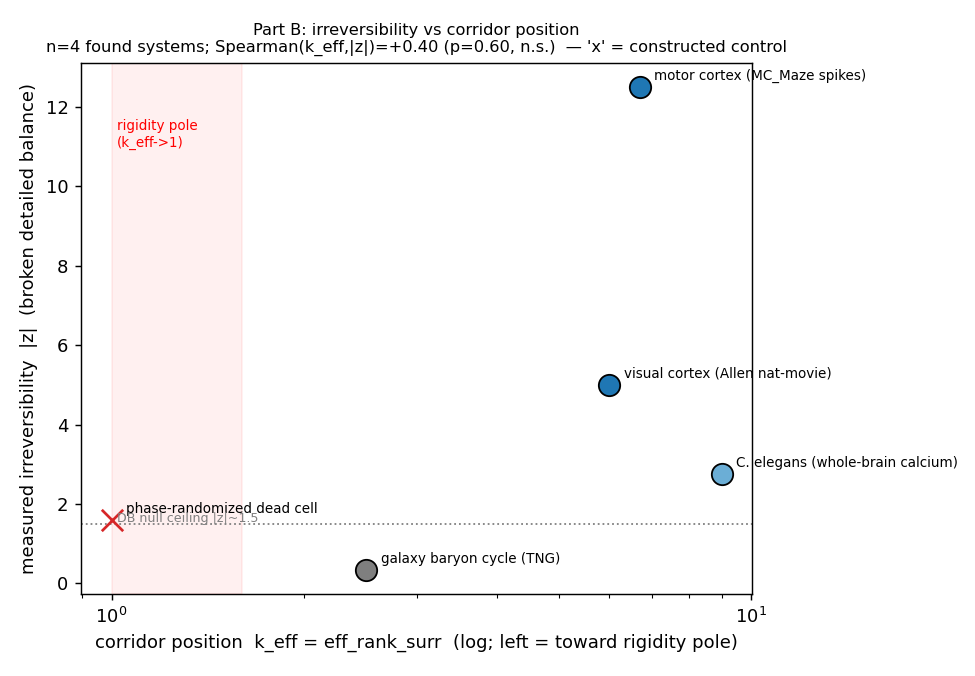

The Python source for this figure:
#!/usr/bin/env python3
"""
Corridor-ceiling Part B: measured irreversibility (detailed-balance |z|) vs corridor
position (k_eff), assembled from the keff_saturation catalog. The ceiling mechanism
predicts an OCCUPANCY EDGE: no coordinating substrate with high sigma near the rigidity
pole (k_eff -> 1, rho -> 1). n is small; real found systems only (the phase-randomized
"dead" cell is a CONSTRUCTED reversible control — plotted separately, not evidence).

All numbers traced to source JSONs in ../keff_saturation/. NO synthetic data.
Seed 20260710.
"""
import json, os
import numpy as np
from scipy import stats

HERE = os.path.dirname(os.path.abspath(__file__))
OUT = os.path.join(HERE, "results.json")

# corridor position: k_eff = eff_rank_surr (saturating coordinating rank).
# rho_proxy = 1/k_eff is the global-mode reading (higher = closer to rigidity pole).
# irreversibility: circulation |z| (the trustworthy estimator; winding where noted).
# Each row: (name, k_eff, |z|, class, found?, source)
CATALOG = [
    # --- real FOUND systems (both axes measured) ---
    ("motor cortex (MC_Maze spikes)", 6.7, 12.5, "coordinating", True,
     "axis_independence head_to_head motor_MCmaze: eff_rank_surr 6-7, circ|z| 12.0-12.7"),
    ("visual cortex (Allen nat-movie)", 6.0, 5.0, "coordinating", True,
     "axis_independence turbulent/head_to_head: eff_rank_surr 5-8, circ|z| 4.0-7.0"),
    ("C. elegans (whole-brain calcium)", 9.0, 2.75, "coordinating(weak est.)", True,
     "rho_g_readout: k_eff~9; slow-calcium DB |z|~2.75 (winding, weak estimator)"),
    ("galaxy baryon cycle (TNG)", 2.5, 0.34, "bound", True,
     "galaxy detailed_balance: eff_rank_surr 2-3; circ|z| jz .03 / vr .34 / zheight .62"),
    # --- CONSTRUCTED control (reversible by construction) — NOT evidence for the edge ---
    ("phase-randomized dead cell", 1.0, 1.6, "constructed-reversible", False,
     "axis_independence dead_constructed: eff_rank_surr 1, circ|z| 1.6 (CONSTRUCTED)"),
]

rows = [dict(name=n, k_eff=k, abs_z=z, cls=c, found=f, rho_proxy=1.0/k, source=s)
        for (n, k, z, c, f, s) in CATALOG]

found = [r for r in rows if r["found"]]
kf = np.array([r["k_eff"] for r in found])
zf = np.array([r["abs_z"] for r in found])
# Spearman: the collapse/edge prediction => POSITIVE (lower k_eff => lower achievable sigma).
rho_s, p_s = stats.spearmanr(kf, zf)

partB = {
    "corridor_position": "k_eff = eff_rank_surr (saturating coordinating rank); rho_proxy=1/k_eff",
    "irreversibility": "circulation |z| (phase-randomized null); winding where noted",
    "catalog": rows,
    "n_found": len(found),
    "spearman_keff_vs_absz_found": {"rho": float(rho_s), "p": float(p_s),
        "note": "n=4 found systems; collapse/edge predicts POSITIVE (low k_eff -> low sigma)"},
    "occupancy_edge_read": (
        "No FOUND coordinating substrate sits near the pole: all coordinating systems have "
        "k_eff 6-9 (rho_proxy 0.11-0.17, INSIDE the corridor, nowhere near rho->1). The only "
        "near-pole point (k_eff=1) is the phase-randomized dead cell, reversible BY "
        "CONSTRUCTION, so it cannot test the mechanism. Within the populated band, k_eff and "
        "|z| are ~independent (program's own axis-independence result): the lowest-k_eff FOUND "
        "system (galaxy, k_eff~2.5) is BOUND, but for an independent reason (cosmic-assembly "
        "transient, no sustained drive), while motor cortex (k_eff~7) breaks DB hardest. The "
        "scatter neither confirms nor kills the ceiling: the pole region is simply unoccupied."),
}

# ---- plot ----
try:
    import matplotlib
    matplotlib.use("Agg")
    import matplotlib.pyplot as plt
    fig, ax = plt.subplots(figsize=(7.5, 5.2))
    cmap = {"coordinating": "#1f77b4", "coordinating(weak est.)": "#6baed6",
            "bound": "#7f7f7f", "constructed-reversible": "#d62728"}
    for r in rows:
        mk = "x" if not r["found"] else "o"
        ax.scatter(r["k_eff"], r["abs_z"], s=140, marker=mk,
                   c=cmap.get(r["cls"], "#333"), edgecolor="k", zorder=3,
                   label=None)
        ax.annotate(r["name"], (r["k_eff"], r["abs_z"]),
                    textcoords="offset points", xytext=(8, 4), fontsize=7.5)
    ax.axhline(1.5, ls=":", c="gray", lw=1)
    ax.text(1.02, 1.55, "DB null ceiling |z|~1.5", fontsize=7, c="gray")
    ax.axvspan(1.0, 1.6, color="red", alpha=0.06)
    ax.text(1.02, 11, "rigidity pole\n(k_eff->1)", fontsize=7.5, c="red")
    ax.set_xscale("log")
    ax.set_xlabel("corridor position  k_eff = eff_rank_surr  (log; left = toward rigidity pole)")
    ax.set_ylabel("measured irreversibility  |z|  (broken detailed balance)")
    ax.set_title("Part B: irreversibility vs corridor position\n"
                 f"n={len(found)} found systems; Spearman(k_eff,|z|)={rho_s:+.2f} (p={p_s:.2f}, n.s.)"
                 "  — 'x' = constructed control", fontsize=9)
    fig.tight_layout()
    fig.savefig(os.path.join(HERE, "catalog_scatter.png"), dpi=130)
    partB["figure"] = "catalog_scatter.png"
    print("wrote catalog_scatter.png")
except Exception as e:
    partB["figure_error"] = str(e)
    print("plot skipped:", e)

res = json.load(open(OUT)) if os.path.exists(OUT) else {}
res["partB"] = partB
with open(OUT, "w") as f:
    json.dump(res, f, indent=2)
print(f"Spearman(k_eff,|z|) over {len(found)} found systems: rho={rho_s:+.3f} p={p_s:.3f}")
print("wrote partB to", OUT)
